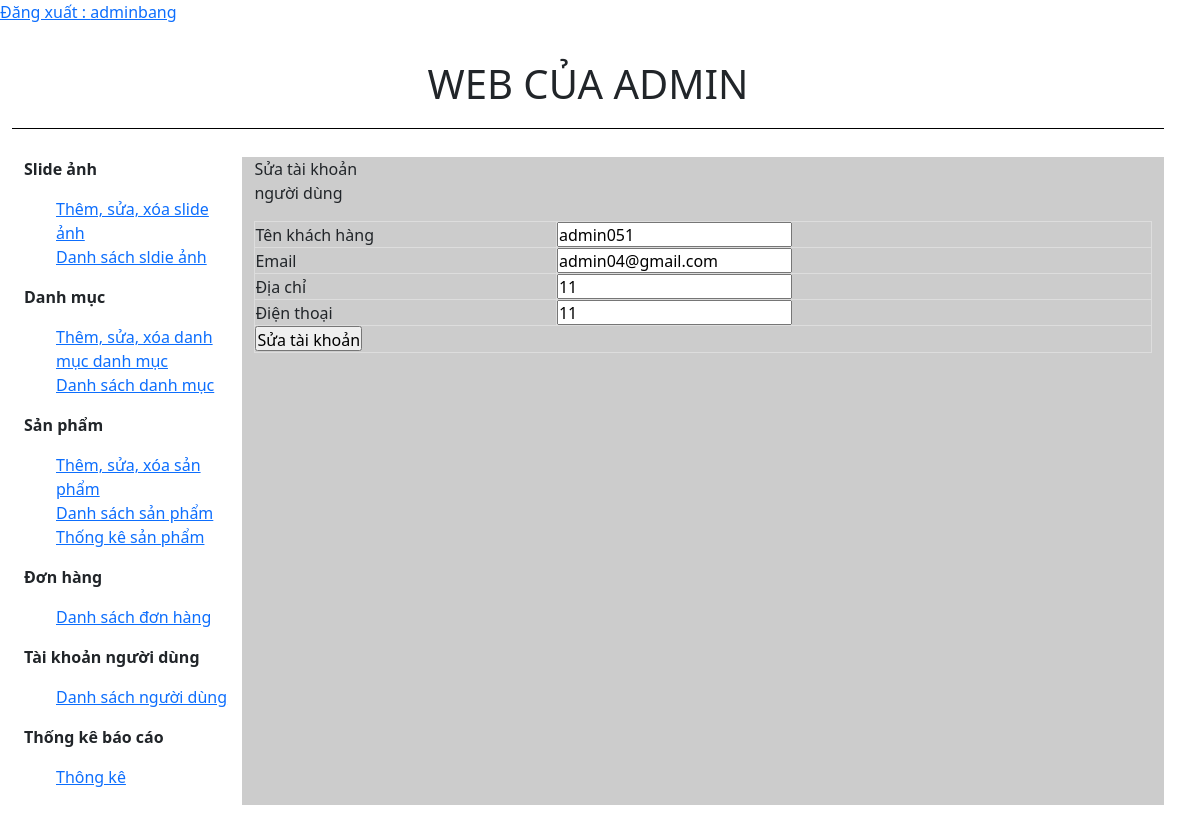
The app's page /web/admin/index.php?action=quanlytk&query=sua&iddangky=24 (signed in) with its own data.
### tables this page shows
CREATE TABLE `tbl_dangky` (
  `id_dangky` int(11) NOT NULL,
  `tenkhachhang` varchar(50) NOT NULL,
  `email` varchar(50) NOT NULL,
  `diachi` varchar(50) NOT NULL,
  `matkhau` varchar(100) NOT NULL,
  `dienthoai` int(11) NOT NULL
);

### web/admin/modules/taikhoannguoidung/sua.php (the view)
<?php
	$sql_sua_tk = "SELECT * FROM tbl_dangky WHERE id_dangky='$_GET[iddangky]' LIMIT 1";
	$query_sua_tk = mysqli_query($mysqli,$sql_sua_tk);
?>
<p>Sửa tài khoản người dùng</p>
<table border="1" width="100%" style="border-collapse: collapse;">
<?php
while($row = mysqli_fetch_array($query_sua_tk)) {
?>
 <form method="POST" action="modules/taikhoannguoidung/xuly.php?iddangky=<?php echo $row['id_dangky'] ?>" >
	  <tr>
	  	<td>Tên khách hàng</td>
	  	<td><input type="text" value="<?php echo $row['tenkhachhang'] ?>" name="tenkhachhang"></td>
	  </tr>
	   <tr>
	  	<td>Email</td>
	  	<td><input type="text" value="<?php echo $row['email'] ?>" name="email"></td>
	  </tr>
	  <tr>
	  	<td>Địa chỉ</td>
	  	<td><input type="text" value="<?php echo $row['diachi'] ?>" name="diachi"></td>
	  </tr>
	  <tr>
	  	<td>Điện thoại</td>
	  	<td><input type="text" value="<?php echo $row['dienthoai'] ?>" name="dienthoai"></td>
	  </tr>
	   <tr>
	    <td colspan="2"><input type="submit" name="suataikhoan" value="Sửa tài khoản"></td>
	  </tr>
 </form>
 <?php
 }
 ?>
</table>

### web/admin/webadmin.css (style rules this page uses)
* { padding: 0; margin:0; }
.web-content p { display: block; width: 130px; }
.web-content input { height: 25px; }
.product-list table th ,td { border: 1px solid black; }
.cartegory-list table tr th, td { border: 1px solid #dddddd; }

### records on screen
tbl_dangky: tenkhachhang "admin051", email "admin04@gmail.com", diachi "11", dienthoai "11"

### other values on screen
$_SESSION['dangnhap'] "adminbang"
